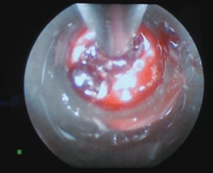
#> input picture src/teleoperation_system/camera_service/camera_service/raw_image.png, 213 x 173 px, found by its file name
$ python blood_image_detect.py
#> lines starting #> are read from the running program, lines starting #| are printed output that depends on the picture; after the words box and inside, x2 and y2 are one past the last pixel; in counts of white or black regions, pixels touching at a corner belong together
#> in main, image is the input picture: shape (173, 213, 3); mean B, G, R 93.1, 84.5, 92.5
#!/usr/bin/env python3
# -*- coding: utf-8 -*-

import numpy as np                                     # Python数值计算库
import cv2                                             # Opencv图像处理库

# lower_red = np.array([0, 90, 128])     # 红色的HSV阈值下限
# upper_red = np.array([180, 255, 255])  # 红色的HSV阈值上限

lower_red = np.array([0, 60, 100])     # 红色的HSV阈值下限
upper_red = np.array([180, 255, 255])  # 红色的HSV阈值上限

# 红色范围 1：低 H 值部分
lower_red1 = np.array([0, 40, 60])
upper_red1 = np.array([18, 255, 255])
# 红色范围 2：高 H 值部分
lower_red2 = np.array([155, 40, 60])
upper_red2 = np.array([180, 255, 255])

class ImageProcessor:
    def __init__(self):
        self.processed_image = None

    def object_detect(self, image):
        hsv_img = cv2.cvtColor(image, cv2.COLOR_BGR2HSV)             # 图像从BGR颜色模型转换为HSV模型
#> hsv_img: shape (173, 213, 3); mean H, S, V 100.4, 36.2, 101
        # mask_red = cv2.inRange(hsv_img, lower_red, upper_red)        # 图像二值化

         # 生成两个范围的掩码
        mask_red1 = cv2.inRange(hsv_img, lower_red1, upper_red1)
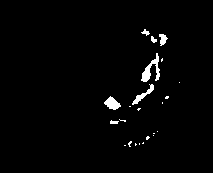
#> mask_red1: shape (173, 213); 1.9% white; 23 white regions (16 under 20 px), largest, box (x1, y1, x2, y2) and area: (141, 53, 160, 82) 216, (104, 96, 121, 110) 136, (132, 84, 154, 105) 120
        mask_red2 = cv2.inRange(hsv_img, lower_red2, upper_red2)
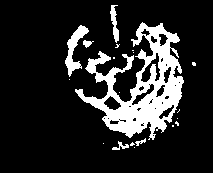
#> mask_red2: shape (173, 213); 15.8% white; 20 white regions (14 under 20 px), largest, box (x1, y1, x2, y2) and area: (75, 22, 184, 140) 4999, (65, 25, 89, 77) 446, (110, 5, 119, 43) 174, (112, 141, 129, 150) 62, (83, 40, 94, 48) 48, (135, 138, 146, 146) 36
        # 合并两个掩码
        mask_red = cv2.bitwise_or(mask_red1, mask_red2)
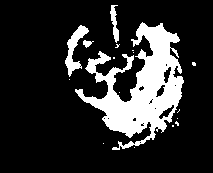
#> mask_red: shape (173, 213); 17.7% white; 17 white regions (13 under 20 px)

        contours, hierarchy = cv2.findContours(
            mask_red, cv2.RETR_LIST, cv2.CHAIN_APPROX_NONE)          # 图像中轮廓检测
#> contours = 34 contours, 26 with area under 20; largest, box (x1, y1, x2, y2) and area: (75, 22, 184, 150) 5606, (65, 25, 89, 77) 384, (110, 5, 119, 43) 131, (158, 104, 175, 120) 94, (163, 66, 172, 84) 83, (155, 84, 166, 98) 69, (83, 40, 94, 48) 34, (138, 85, 145, 92) 21
        whole_area = 0
        for cnt in contours:                                         # 去除一些轮廓面积太小的噪声
            if cnt.shape[0] < 100:
                continue

            contour_area = cv2.contourArea(cnt)                      # 计算轮廓面积
            # 当面积小于1000时，用黄色绘制轮廓
            if contour_area < 2000:
                cv2.drawContours(image, [cnt], -1, (0, 255, 255), 2)     # 黄色绘制轮廓
            else:
                cv2.drawContours(image, [cnt], -1, (0, 255, 0), 2)       # 绿色绘制轮廓
            whole_area += contour_area
#> this loop made 34 passes
#> cnt on passes 1, 2, 3, 4, 6, 8, 10, 11, 13, 15, 17, 18: [[134, 147]], [[103, 143]], [[139, 142], [140, 141], [141, 142], [140, 143]], [[172, 125], [172, 126], [173, 126], [173, 125]], [[142, 123], [143, 122], [144, 123], [143, 124]], [[177, 118]], [[107, 118], [108, 117], [109, 118], [108, 119]], [[103, 118], [104, 117], [105, 118], [104, 119]], [[154, 108], [155, 107], [156, 108], [155, 109]], [[148, 103], [149, 102], [150, 103], [149, 104]], [[151, 99], [152, 98], [153, 99], [152, 100]], [[119, 92]]
#> (contour_area, whole_area) on passes 32 to 33: (384, 384), (5606, 5990)
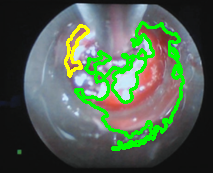
#> image: shape (173, 213, 3); 9.6% of pixels changed, all inside (x1, y1, x2, y2) = (64, 21, 185, 151)
#> after the loop, whole_area = 5990

        self.processed_image = image                                 # 保存处理后的图像

def main():
    # 读取图像文件，需替换为实际图像路径
    image_path = '/home/liutiancheng/Lab_WS/zzrobot_ws/src/teleoperation_system/camera_service/camera_service/raw_image.png'
    image = cv2.imread(image_path)

    if image is None:
        print(f"Failed to read image from {image_path}")
        return

    processor = ImageProcessor()
    processor.object_detect(image)

    # 保存处理后的图像
    output_path = 'processed_image.png'
    cv2.imwrite(output_path, processor.processed_image)
    print(f"Processed image saved to {output_path}")

if __name__ == '__main__':
    main()

$ run again, with src/project_pkgs/teleoperation_system/camera_service/camera_service/raw_image2.png copied over src/teleoperation_system/camera_service/camera_service/raw_image.png
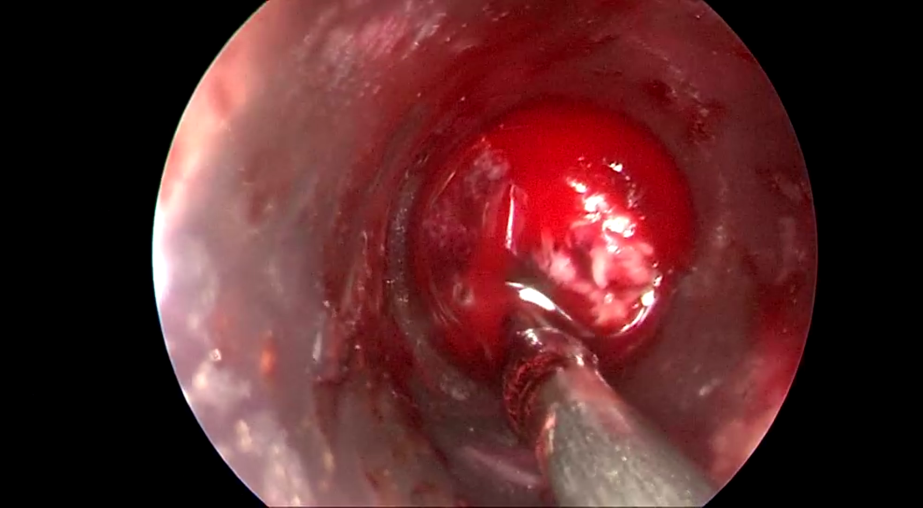
#> input picture src/project_pkgs/teleoperation_system/camera_service/camera_service/raw_image2.png, 1846 x 1015 px, found by its file name (shown at 1/2 size)
#> in main, image is the input picture: shape (1015, 1846, 3); mean B, G, R 41, 40, 88.7
#> hsv_img: shape (1015, 1846, 3); mean H, S, V 61.7, 99, 88.8
#> in object_detect, `mask_red1 = cv2.inRange(hsv_img, lower_red1, upper_red1)`:
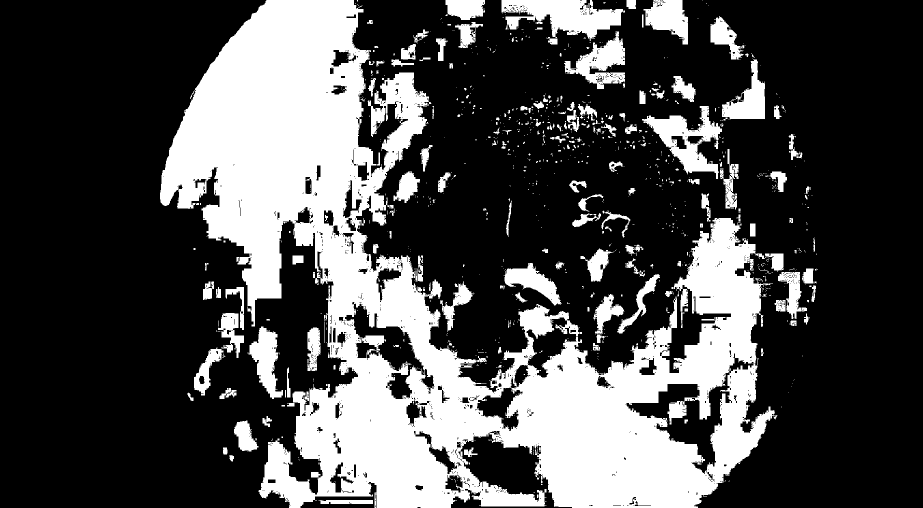
#> mask_red1: shape (1015, 1846) (shown at 1/2 size); 29.8% white; 1018 white regions (822 under 20 px), largest, box (x1, y1, x2, y2) and area: (320, 0, 1567, 1015) 457535, (1003, 0, 1250, 82) 11095, (1284, 212, 1444, 358) 8500
#> mask_red2: shape (1015, 1846); 33.7% white; 1280 white regions (1185 under 20 px), largest, box (x1, y1, x2, y2) and area: (704, 0, 1635, 1011) 457656, (321, 335, 716, 1015) 109123, (1253, 707, 1507, 948) 14220
#> mask_red: shape (1015, 1846); 63.5% white; 83 black regions (50 under 20 px)
#> contours = 93 contours, 52 with area under 20; largest, box (x1, y1, x2, y2) and area: (320, 0, 1635, 1015) 1194638, (1038, 574, 1111, 620) 1592, (1205, 434, 1258, 466) 1075, (1169, 391, 1211, 424) 824, (1284, 581, 1309, 612) 530
#> the loop in object_detect, `for cnt in contours:` made 93 passes
#> cnt on passes 1, 5, 8, 19, 25, 29, 30: [[1266, 1011], [1267, 1010], [1268, 1011], [1267, 1012]], [[1408, 1010]], [[1411, 1007], [1410, 1008], [1411, 1007], [1412, 1007]], [[1232, 943], [1233, 942], [1234, 943], [1233, 944]], [[418, 877]], [[997, 797], [998, 796], [999, 797], [998, 798]], [[801, 773], [802, 772], [803, 773], [802, 774]]
#> after the loop in object_detect, `for cnt in contours:`:
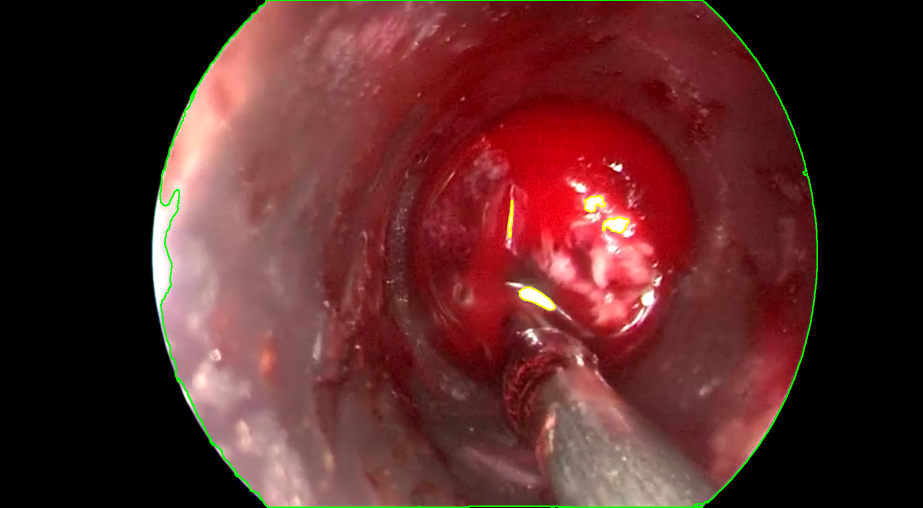
#> image: shape (1015, 1846, 3) (shown at 1/2 size); 0.77% of pixels changed, all inside (x1, y1, x2, y2) = (319, 0, 1636, 1015)
#> after the loop in object_detect, `for cnt in contours:`: whole_area = 1198467.5
